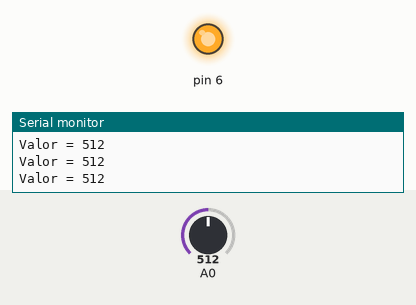
Recording of a sketch running on a simulated Arduino Uno, built with avr-gcc and run on an emulated ATmega328P. Parts: output pins drawn as LEDs (lit = HIGH), the last lines printed to the serial monitor. The test bench sets the inputs (shaded band); at power-on: A0 = 512.

Above: at 1.2 s.
1.3 s: A0 set to 493
At 2.7 s:
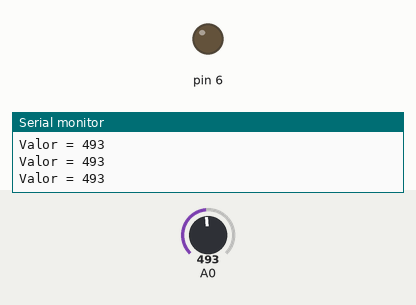
3.0 s: A0 set to 510
At 4.1 s:
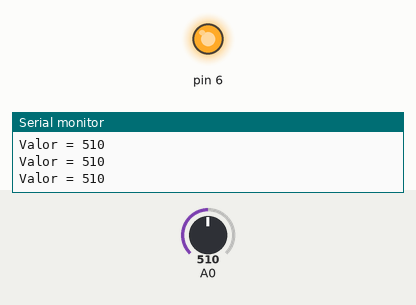
4.5 s: A0 set to 490
At 5.4 s:
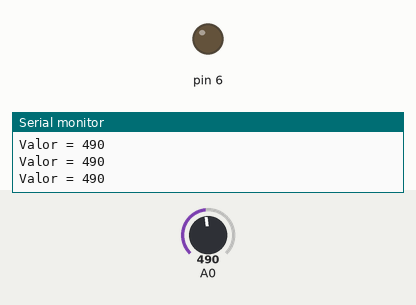
Timing chart, 0 to 7.5 s (numbered marks = the images above; inputs shaded):
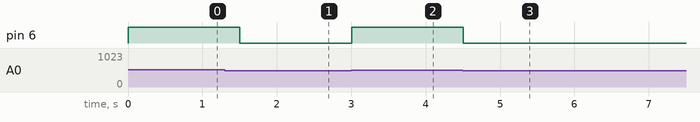

The sketch:

exc21.ino
```cpp
// C++ code
//
int valor;
void setup()
{
  pinMode(6, OUTPUT);
  Serial.begin(9600);
}

void loop()
{
  valor = analogRead(A0);
  Serial.print("Valor = ");
  if(valor>500){
    digitalWrite(6, HIGH);
  } else {
   	digitalWrite(6, LOW);
  }
	Serial.println(valor);
  	delay(250);
}
```

Measured:
- the behaviour switches between 501 and 500 on A0 (found by bisection; images 0 and 1)
- after the input at 1.3 s, pin 6: HIGH → LOW after 0.20 s
- after the input at 3.0 s, pin 6: LOW → HIGH at once
- after the input at 4.5 s, pin 6: HIGH → LOW at once
